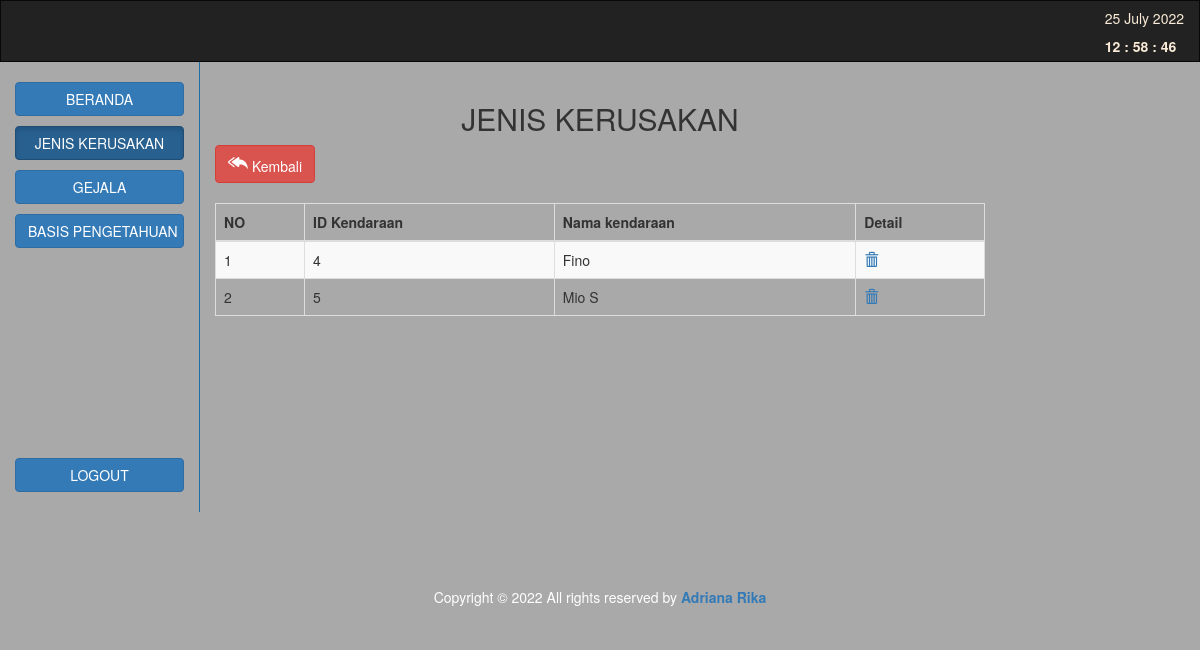
The app's page /v_kendaraan.php with its own data.
### tables this page shows
CREATE TABLE `kendaraan` (
  `id` int(11) NOT NULL,
  `nama_kendaraan` varchar(255) NOT NULL
);

### v_kendaraan.php (the view, shortened to what this page needs)
<?php
include('koneksi.php');
$sql = mysqli_query($konek_db,  "SELECT * FROM kendaraan ORDER BY nama_kendaraan ASC");
?>
<!DOCTYPE html>
<html lang="en">
<head style="background-color:darkgray" onload="realTimeClock()">
  <link rel="stylesheet" href="https://maxcdn.bootstrapcdn.com/bootstrap/3.3.7/css/bootstrap.min.css">
  <link rel="stylesheet" href="css/style.css">
</head>
<body style="background-color:darkgray" onload="realTimeClock()">
  <nav class="navbar navbar-inverse">
    <div class="container-fluid">
      <div class="collapse navbar-collapse" id="myNavbar">
        <ul class="nav navbar-nav navbar-right">
        <div style="color:antiquewhite;">
            <h5 >
            <?php
                        $time_sekarang = time();
                        echo date("d F Y", strtotime("+5 days", $time_sekarang));
                        ?>
            </h5>
            <label id="clock"></label>
            </div>
        </ul>
      </div>
    </div>
  </nav>
  <div class="container-fluid text-center">
    <div class="row content">
      <div class="col-sm-2 sidenav"  style="background-color:darkgray; border-right: 1px solid #1C6EA4;">
        <p><a href="homeadmin.php"><button type="button" class="btn btn-primary btn-block">BERANDA</button></a></p>
        <p><a href="hamadanpenyakit.php"><button type="button" class="btn btn-primary btn-block active">JENIS KERUSAKAN</button></a></p>
        <p><a href="gejala.php"><button type="button" class="btn btn-primary btn-block">GEJALA</button></a></p>
        <p><a href="basispengetahuan.php"><button type="button" class="btn btn-primary btn-block">BASIS PENGETAHUAN</button></a></p>
        <br><br><br><br><br><br><br><br><br><br>
        <p><a href="logout.php"><button type="button" class="btn btn-primary btn-block" id="myBtn">LOGOUT</button></a></p>
      </div>
      <div class="col-sm-8 text-left">
        <br>
        <h2 class="text-center">JENIS KERUSAKAN</h2>
        <a href="hamadanpenyakit.php" type="button" class="btn btn-danger">
        Kembali
        </a><br><br>
        <div class="box-body table-responsive">
          <table id="example1" class="table table-bordered table-striped">
            <thead>
              <tr>
                <th>NO</th>
                <th>ID Kendaraan</th>
                <th>Nama kendaraan</th>
                <th>Detail</th>
              </tr>
            </thead>
            <?php $no=1; while ($data = mysqli_fetch_array($sql)) { ?>
        		<tr>
                    <td><?= $no++ ?></td>
                    <td><?= $data['id'] ?></td>
                    <td><?= $data['nama_kendaraan'] ?></td>
                    <td>
                        <a href="deleteKendaraan.php?id=<?= $data['id'] ?>">
                            <i  class='glyphicon glyphicon-trash'></i>
                        </a>
                    </td>
                    <?php }?>
        		</tr>
          </table><br><br><br><br><br>
        </div>
      </div>
    </div>
  </div>
<footer class="container-fluid text-center" style="margin-top:5%; background-color:darkgray;">
  <div class="copyright">
                    Copyright © <span id="year"></span>  All rights reserved by
                    <a href="#" class="footer-i"><b>Adriana Rika </b></a>
                  </div>
                </footer>
</body>
</html>

### css/style.css (style rules this page uses)
.navbar { margin-bottom: 0; border-radius: 0; }
.row.content { height: 450px }
.sidenav { padding-top: 20px; background-color: #f1f1f1; height: 100%; }
footer { background-color: #555; color: white; padding: 15px; }

### records on screen
kendaraan: id "4", nama_kendaraan "Fino"
kendaraan: id "5", nama_kendaraan "Mio S"
